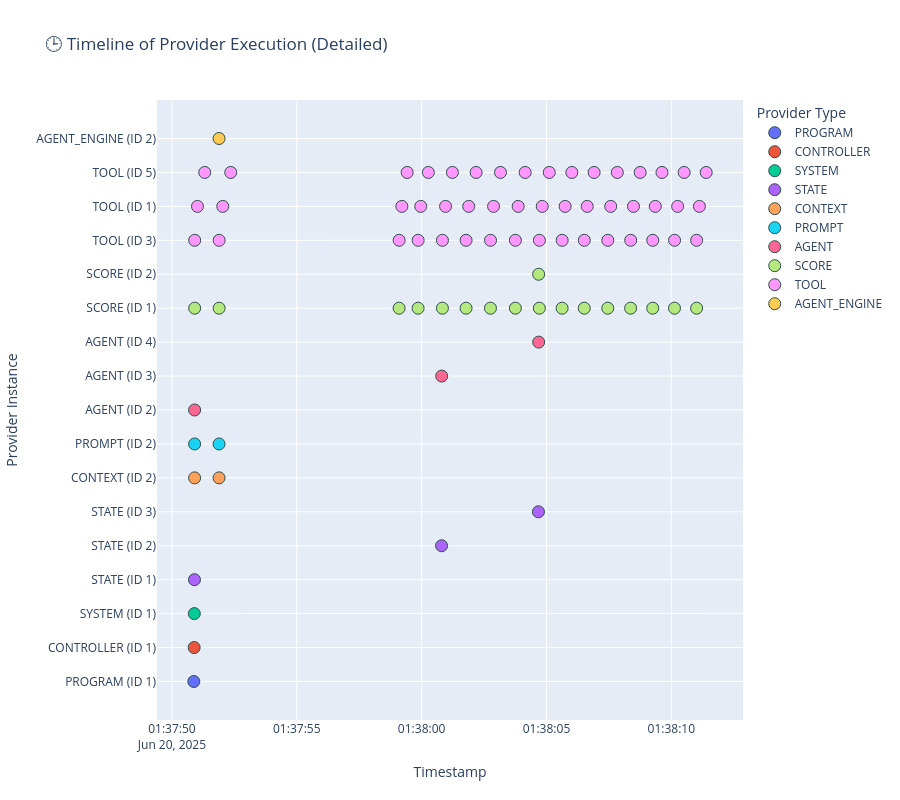

The cell this chart's notebook holds for it:
### Markdown cell above
### 🕒 Timeline of Provider Execution

This scatter plot displays a time-ordered trace of all provider invocations that occurred during the session.

#### 🧠 What this code does:
- Uses `plotly.express.scatter` to plot each row from `provider_log` based on its `timestamp` and `provider_type`.
- Each dot represents a single provider call.
- Hovering over a point reveals metadata: `provider_id`, `called_by_type`, `called_by_id`, and `latency_ms`.

#### 🔍 What you're observing:
- Execution begins at the top (`program`) and flows down through `controller`, `system`, `state`, and into `agent`, `score`, and `tool`.
- The **dense lower bands** (especially `tool` and `score`) indicate high-frequency, low-latency invocations.
- **Temporal clustering** shows how providers group during nested FSM transitions.
- You can use this view to:
  - Spot bottlenecks
  - Identify execution gaps
  - Debug step timing issues
  - Correlate structural vs runtime behavior

This chart complements the **Sankey diagram** by emphasizing *when* events happened rather than *how* they are structurally connected.

### Code cell
import plotly.express as px

# Step 1: Copy and create unique instance identifier
df_timeline = df.copy()
df_timeline["provider_label"] = df_timeline["provider_type"].astype(str).str.split(".").str[-1]
df_timeline["provider_instance"] = df_timeline.apply(
    lambda row: f"{row['provider_label']} (ID {row['provider_id']})", axis=1
)

# Step 2: Get vertical order (preserve call order)
instance_order = df_timeline.sort_values("timestamp")["provider_instance"].unique().tolist()

# Step 3: Plot
fig = px.scatter(
    df_timeline,
    x="timestamp",
    y=pd.Categorical(df_timeline["provider_instance"], categories=instance_order, ordered=True),
    color="provider_label",
    hover_data=["provider_id", "called_by_type", "called_by_id", "latency_ms"],
    title="🕒 Timeline of Provider Execution (Detailed)"
)

# Step 4: Visual tuning
fig.update_traces(marker=dict(size=12, line=dict(width=1, color="DarkSlateGrey")))
fig.update_layout(
    yaxis_title="Provider Instance",
    xaxis_title="Timestamp",
    legend_title="Provider Type",
    height=800
)

fig.show()

### Figure 1 — Plotly figure (JSON) as saved in the notebook; plotly's stock layout.template omitted (floating-point values rounded to 4 significant figures; data arrays with more than 128 entries replaced by an {"elided": "..."} marker saying what was removed)
{"data": [{"customdata": [[1, "PROVIDER_TYPE.SESSION", 1, 21031]], "hovertemplate": "provider_label=PROGRAM<br>timestamp=%{x}<br>y=%{y}<br>provider_id=%{customdata[0]}<br>called_by_type=%{customdata[1]}<br>called_by_id=%{customdata[2]}<br>latency_ms=%{customdata[3]}<extra></extra>", "legendgroup": "PROGRAM", "marker": {"color": "#636efa", "line": {"color": "DarkSlateGrey", "width": 1}, "size": 12, "symbol": "circle"}, "mode": "markers", "name": "PROGRAM", "orientation": "v", "showlegend": true, "type": "scatter", "x": ["2025-06-20T01:37:50.875194000"], "xaxis": "x", "y": ["PROGRAM (ID 1)"], "yaxis": "y"}, {"customdata": [[1, "PROVIDER_TYPE.PROGRAM", 1, 19227]], "hovertemplate": "provider_label=CONTROLLER<br>timestamp=%{x}<br>y=%{y}<br>provider_id=%{customdata[0]}<br>called_by_type=%{customdata[1]}<br>called_by_id=%{customdata[2]}<br>latency_ms=%{customdata[3]}<extra></extra>", "legendgroup": "CONTROLLER", "marker": {"color": "#EF553B", "line": {"color": "DarkSlateGrey", "width": 1}, "size": 12, "symbol": "circle"}, "mode": "markers", "name": "CONTROLLER", "orientation": "v", "showlegend": true, "type": "scatter", "x": ["2025-06-20T01:37:50.889943000"], "xaxis": "x", "y": ["CONTROLLER (ID 1)"], "yaxis": "y"}, {"customdata": [[1, "PROVIDER_TYPE.CONTROLLER", 1, 17464]], "hovertemplate": "provider_label=SYSTEM<br>timestamp=%{x}<br>y=%{y}<br>provider_id=%{customdata[0]}<br>called_by_type=%{customdata[1]}<br>called_by_id=%{customdata[2]}<br>latency_ms=%{customdata[3]}<extra></extra>", "legendgroup": "SYSTEM", "marker": {"color": "#00cc96", "line": {"color": "DarkSlateGrey", "width": 1}, "size": 12, "symbol": "circle"}, "mode": "markers", "name": "SYSTEM", "orientation": "v", "showlegend": true, "type": "scatter", "x": ["2025-06-20T01:37:50.896944000"], "xaxis": "x", "y": ["SYSTEM (ID 1)"], "yaxis": "y"}, {"customdata": [[1, "PROVIDER_TYPE.SYSTEM", 1, 9889], [2, "PROVIDER_TYPE.SYSTEM", 1, 3871], [3, "PROVIDER_TYPE.SYSTEM", 1, 1821]], "hovertemplate": "provider_label=STATE<br>timestamp=%{x}<br>y=%{y}<br>provider_id=%{customdata[0]}<br>called_by_type=%{customdata[1]}<br>called_by_id=%{customdata[2]}<br>latency_ms=%{customdata[3]}<extra></extra>", "legendgroup": "STATE", "marker": {"color": "#ab63fa", "line": {"color": "DarkSlateGrey", "width": 1}, "size": 12, "symbol": "circle"}, "mode": "markers", "name": "STATE", "orientation": "v", "showlegend": true, "type": "scatter", "x": ["2025-06-20T01:37:50.901959000", "2025-06-20T01:38:00.799353000", "2025-06-20T01:38:04.679223000"], "xaxis": "x", "y": ["STATE (ID 1)", "STATE (ID 2)", "STATE (ID 3)"], "yaxis": "y"}, {"customdata": [[2, "PROVIDER_TYPE.PROMPT", 2, 967], [2, "PROVIDER_TYPE.PROMPT", 2, 986]], "hovertemplate": "provider_label=CONTEXT<br>timestamp=%{x}<br>y=%{y}<br>provider_id=%{customdata[0]}<br>called_by_type=%{customdata[1]}<br>called_by_id=%{customdata[2]}<br>latency_ms=%{customdata[3]}<extra></extra>", "legendgroup": "CONTEXT", "marker": {"color": "#FFA15A", "line": {"color": "DarkSlateGrey", "width": 1}, "size": 12, "symbol": "circle"}, "mode": "markers", "name": "CONTEXT", "orientation": "v", "showlegend": true, "type": "scatter", "x": ["2025-06-20T01:37:50.907846000", "2025-06-20T01:37:51.887007000"], "xaxis": "x", "y": ["CONTEXT (ID 2)", "CONTEXT (ID 2)"], "yaxis": "y"}, {"customdata": [[2, "PROVIDER_TYPE.AGENT", 2, 973], [2, "PROVIDER_TYPE.AGENT_ENGINE", 2, 990]], "hovertemplate": "provider_label=PROMPT<br>timestamp=%{x}<br>y=%{y}<br>provider_id=%{customdata[0]}<br>called_by_type=%{customdata[1]}<br>called_by_id=%{customdata[2]}<br>latency_ms=%{customdata[3]}<extra></extra>", "legendgroup": "PROMPT", "marker": {"color": "#19d3f3", "line": {"color": "DarkSlateGrey", "width": 1}, "size": 12, "symbol": "circle"}, "mode": "markers", "name": "PROMPT", "orientation": "v", "showlegend": true, "type": "scatter", "x": ["2025-06-20T01:37:50.907846000", "2025-06-20T01:37:51.887007000"], "xaxis": "x", "y": ["PROMPT (ID 2)", "PROMPT (ID 2)"], "yaxis": "y"}, {"customdata": [[2, "PROVIDER_TYPE.STATE", 1, 8181], [3, "PROVIDER_TYPE.STATE", 2, 1942], [4, "PROVIDER_TYPE.STATE", 3, 17]], "hovertemplate": "provider_label=AGENT<br>timestamp=%{x}<br>y=%{y}<br>provider_id=%{customdata[0]}<br>called_by_type=%{customdata[1]}<br>called_by_id=%{customdata[2]}<br>latency_ms=%{customdata[3]}<extra></extra>", "legendgroup": "AGENT", "marker": {"color": "#FF6692", "line": {"color": "DarkSlateGrey", "width": 1}, "size": 12, "symbol": "circle"}, "mode": "markers", "name": "AGENT", "orientation": "v", "showlegend": true, "type": "scatter", "x": ["2025-06-20T01:37:50.907846000", "2025-06-20T01:38:00.804352000", "2025-06-20T01:38:04.687731000"], "xaxis": "x", "y": ["AGENT (ID 2)", "AGENT (ID 3)", "AGENT (ID 4)"], "yaxis": "y"}, {"customdata": [[1, "PROVIDER_TYPE.CONTEXT", 2, 958], [1, "PROVIDER_TYPE.CONTEXT", 2, 977], [1, "PROVIDER_TYPE.SYSTEM", 1, 753], [1, "PROVIDER_TYPE.SYSTEM", 1, 926], [1, "PROVIDER_TYPE.AGENT", 3, 940], [1, "PROVIDER_TYPE.AGENT", 3, 957], [1, "PROVIDER_TYPE.SYSTEM", 1, 993], [1, "PROVIDER_TYPE.SYSTEM", 1, 909], [2, "PROVIDER_TYPE.AGENT", 4, 8], [1, "PROVIDER_TYPE.SYSTEM", 1, 906], [1, "PROVIDER_TYPE.SYSTEM", 1, 868], [1, "PROVIDER_TYPE.CONTROLLER", 1, 937], [1, "PROVIDER_TYPE.CONTROLLER", 1, 899], [1, "PROVIDER_TYPE.PROGRAM", 1, 881], [1, "PROVIDER_TYPE.PROGRAM", 1, 856], [1, "PROVIDER_TYPE.SESSION", 1, 882], [1, "PROVIDER_TYPE.SESSION", 1, 885]], "hovertemplate": "provider_label=SCORE<br>timestamp=%{x}<br>y=%{y}<br>provider_id=%{customdata[0]}<br>called_by_type=%{customdata[1]}<br>called_by_id=%{customdata[2]}<br>latency_ms=%{customdata[3]}<extra></extra>", "legendgroup": "SCORE", "marker": {"color": "#B6E880", "line": {"color": "DarkSlateGrey", "width": 1}, "size": 12, "symbol": "circle"}, "mode": "markers", "name": "SCORE", "orientation": "v", "showlegend": true, "type": "scatter", "x": ["2025-06-20T01:37:50.909854000", "2025-06-20T01:37:51.888299000", "2025-06-20T01:37:59.098153000", "2025-06-20T01:37:59.858188000", "2025-06-20T01:38:00.832867000", "2025-06-20T01:38:01.778910000", "2025-06-20T01:38:02.756969000", "2025-06-20T01:38:03.754168000", "2025-06-20T01:38:04.687731000", "2025-06-20T01:38:04.714731000", "2025-06-20T01:38:05.626741000", "2025-06-20T01:38:06.513763000", "2025-06-20T01:38:07.455337000", "2025-06-20T01:38:08.370803000", "2025-06-20T01:38:09.256395000", "2025-06-20T01:38:10.127588000", "2025-06-20T01:38:11.014022000"], "xaxis": "x", "y": ["SCORE (ID 1)", "SCORE (ID 1)", "SCORE (ID 1)", "SCORE (ID 1)", "SCORE (ID 1)", "SCORE (ID 1)", "SCORE (ID 1)", "SCORE (ID 1)", "SCORE (ID 2)", "SCORE (ID 1)", "SCORE (ID 1)", "SCORE (ID 1)", "SCORE (ID 1)", "SCORE (ID 1)", "SCORE (ID 1)", "SCORE (ID 1)", "SCORE (ID 1)"], "yaxis": "y"}, {"customdata": {"elided": "48x4 mixed values"}, "hovertemplate": "provider_label=TOOL<br>timestamp=%{x}<br>y=%{y}<br>provider_id=%{customdata[0]}<br>called_by_type=%{customdata[1]}<br>called_by_id=%{customdata[2]}<br>latency_ms=%{customdata[3]}<extra></extra>", "legendgroup": "TOOL", "marker": {"color": "#FF97FF", "line": {"color": "DarkSlateGrey", "width": 1}, "size": 12, "symbol": "circle"}, "mode": "markers", "name": "TOOL", "orientation": "v", "showlegend": true, "type": "scatter", "x": ["2025-06-20T01:37:50.910843000", "2025-06-20T01:37:51.022349000", "2025-06-20T01:37:51.313447000", "2025-06-20T01:37:51.890305000", "2025-06-20T01:37:52.035864000", "2025-06-20T01:37:52.354886000", "2025-06-20T01:37:59.100460000", "2025-06-20T01:37:59.208837000", "2025-06-20T01:37:59.421208000", "2025-06-20T01:37:59.860175000", "2025-06-20T01:37:59.965620000", "2025-06-20T01:38:00.269223000", "2025-06-20T01:38:00.833870000", "2025-06-20T01:38:00.958612000", "2025-06-20T01:38:01.232557000", "2025-06-20T01:38:01.780916000", "2025-06-20T01:38:01.887399000", "2025-06-20T01:38:02.182673000", "2025-06-20T01:38:02.758970000", "2025-06-20T01:38:02.881017000", "2025-06-20T01:38:03.157234000", "2025-06-20T01:38:03.755169000", "2025-06-20T01:38:03.866785000", "2025-06-20T01:38:04.147039000", "2025-06-20T01:38:04.716734000", "2025-06-20T01:38:04.830656000", "2025-06-20T01:38:05.111321000", "2025-06-20T01:38:05.628741000", "2025-06-20T01:38:05.747470000", "2025-06-20T01:38:06.016777000", "2025-06-20T01:38:06.515762000", "2025-06-20T01:38:06.631954000", "2025-06-20T01:38:06.907764000", "2025-06-20T01:38:07.456339000", "2025-06-20T01:38:07.572989000", "2025-06-20T01:38:07.836884000", "2025-06-20T01:38:08.372804000", "2025-06-20T01:38:08.484845000", "2025-06-20T01:38:08.752432000", "2025-06-20T01:38:09.257395000", "2025-06-20T01:38:09.358207000", "2025-06-20T01:38:09.626826000", "2025-06-20T01:38:10.129589000", "2025-06-20T01:38:10.253433000", "2025-06-20T01:38:10.513894000", "2025-06-20T01:38:11.014022000", "2025-06-20T01:38:11.125096000", "2025-06-20T01:38:11.397513000"], "xaxis": "x", "y": ["TOOL (ID 3)", "TOOL (ID 1)", "TOOL (ID 5)", "TOOL (ID 3)", "TOOL (ID 1)", "TOOL (ID 5)", "TOOL (ID 3)", "TOOL (ID 1)", "TOOL (ID 5)", "TOOL (ID 3)", "TOOL (ID 1)", "TOOL (ID 5)", "TOOL (ID 3)", "TOOL (ID 1)", "TOOL (ID 5)", "TOOL (ID 3)", "TOOL (ID 1)", "TOOL (ID 5)", "TOOL (ID 3)", "TOOL (ID 1)", "TOOL (ID 5)", "TOOL (ID 3)", "TOOL (ID 1)", "TOOL (ID 5)", "TOOL (ID 3)", "TOOL (ID 1)", "TOOL (ID 5)", "TOOL (ID 3)", "TOOL (ID 1)", "TOOL (ID 5)", "TOOL (ID 3)", "TOOL (ID 1)", "TOOL (ID 5)", "TOOL (ID 3)", "TOOL (ID 1)", "TOOL (ID 5)", "TOOL (ID 3)", "TOOL (ID 1)", "TOOL (ID 5)", "TOOL (ID 3)", "TOOL (ID 1)", "TOOL (ID 5)", "TOOL (ID 3)", "TOOL (ID 1)", "TOOL (ID 5)", "TOOL (ID 3)", "TOOL (ID 1)", "TOOL (ID 5)"], "yaxis": "y"}, {"customdata": [[2, "PROVIDER_TYPE.AGENT", 2, 7180]], "hovertemplate": "provider_label=AGENT_ENGINE<br>timestamp=%{x}<br>y=%{y}<br>provider_id=%{customdata[0]}<br>called_by_type=%{customdata[1]}<br>called_by_id=%{customdata[2]}<br>latency_ms=%{customdata[3]}<extra></extra>", "legendgroup": "AGENT_ENGINE", "marker": {"color": "#FECB52", "line": {"color": "DarkSlateGrey", "width": 1}, "size": 12, "symbol": "circle"}, "mode": "markers", "name": "AGENT_ENGINE", "orientation": "v", "showlegend": true, "type": "scatter", "x": ["2025-06-20T01:37:51.887007000"], "xaxis": "x", "y": ["AGENT_ENGINE (ID 2)"], "yaxis": "y"}], "layout": {"height": 800, "legend": {"title": {"text": "Provider Type"}, "tracegroupgap": 0}, "title": {"text": "🕒 Timeline of Provider Execution (Detailed)"}, "xaxis": {"anchor": "y", "domain": [0, 1], "title": {"text": "Timestamp"}}, "yaxis": {"anchor": "x", "domain": [0, 1], "title": {"text": "Provider Instance"}}}}
